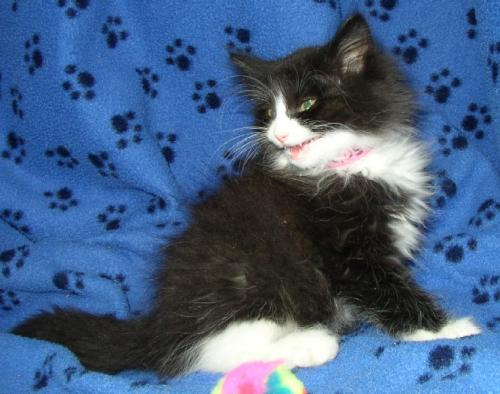
#> input picture data/Cat/9637.jpg, 500 x 394 px; its folder holds only this picture in this run
$ python SVM.py
#> lines starting #> are read from the running program, lines starting #| are printed output that depends on the picture
import os
import numpy as np
from skimage.io import imread
from skimage.transform import resize,rotate
from skimage.feature import hog
from sklearn.svm import SVC
from sklearn.metrics import accuracy_score
from sklearn.model_selection import train_test_split


# Parameters
img_size = (16, 16)  # resize all images
data_dir = "data/"  # dataset folder with two subfolders: class0, class1

X = []
y = []

# Load images from two folders
for label, folder in enumerate(["Cat", "Dog"]):
    path = os.path.join(data_dir, folder)
    for file in os.listdir(path):

        img = imread(os.path.join(path, file), as_gray=True)
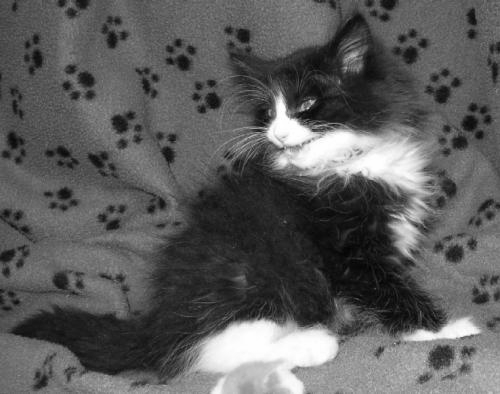
#> img: shape (394, 500) float64; min 0.012, max 1, mean 0.362
        img_resized = resize(img, img_size)

        # [5 lines of commented-out code are left out]

        for i in range(100):
            features = hog(img_resized, pixels_per_cell=(4, 4))

            X.append(features)
            y.append(label)
#> after the loop, X = 100 items; y = 100 values from 0 to 0
#> pass 2 of the loop `for label, folder in enumerate(["Cat", "Dog"]):`:
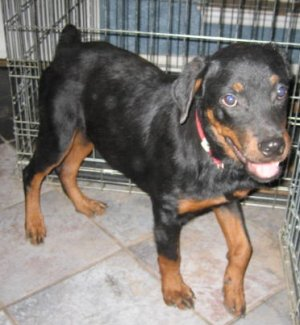
#> input picture data/Dog/9726.jpg, 300 x 325 px
#> `img = imread(os.path.join(path, file), as_gray=True)`:
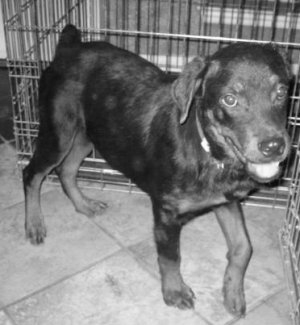
#> img: shape (325, 300) float64; min 0.0121, max 0.997, mean 0.493
#> after the loop `for i in range(100):`: X = 200 items; y = 200 values from 0 to 1


X = np.array(X)
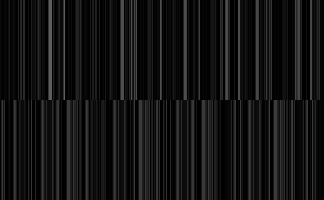
#> X: shape (200, 324) float64; min 0, max 0.365, mean 0.075
y = np.array(y)

# Train/test split
X_train, X_test, y_train, y_test = train_test_split(X, y, test_size=0.2, random_state=42)
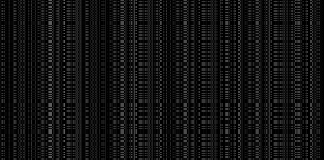
#> X_train: shape (160, 324) float64; min 0, max 0.365, mean 0.075
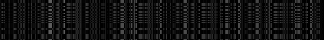
#> X_test: shape (40, 324) float64; min 0, max 0.365, mean 0.0747
#> y_train = 160 values, max 1 at index 1, min 0 at index 0, mean 0.506; y_test = 40 values, max 1 at index 3, min 0 at index 0, mean 0.475

# Train SVM
clf = SVC(kernel='linear')
clf.fit(X_train, y_train)

# Predict
y_pred = clf.predict(X_test)
#> y_pred has the same summary as y_test

print("Accuracy:", accuracy_score(y_test, y_pred))
#| Accuracy: 1.0
